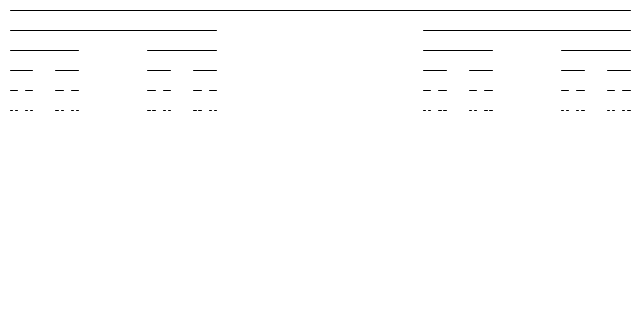
Frame 1 (no input)
Frame 60 (the mouse pressed at the canvas centre just before this capture): identical to frame 1, image omitted
Frame 120 (the mouse held since frame 60 and released just before this capture): identical to frame 1, image omitted

The Processing sketch that drew this single still picture (run headless with seeded random() and noise(); from frame 60 on, the mouse is pressed at the canvas centre):

// Processing sketch: cantor_recursive
// ── cantor_recursive.pde
void cantor(float x, float y, float len) {
  if (len >= 1) {
    line(x,y,x+len,y);
    y += 20;
    cantor(x,y,len/3);
    cantor(x+len*2/3,y,len/3);
  }
}

void setup() {
  size(640, 320);
}

void draw() {
  background(255);
  cantor(10, 10, width-20);
}
